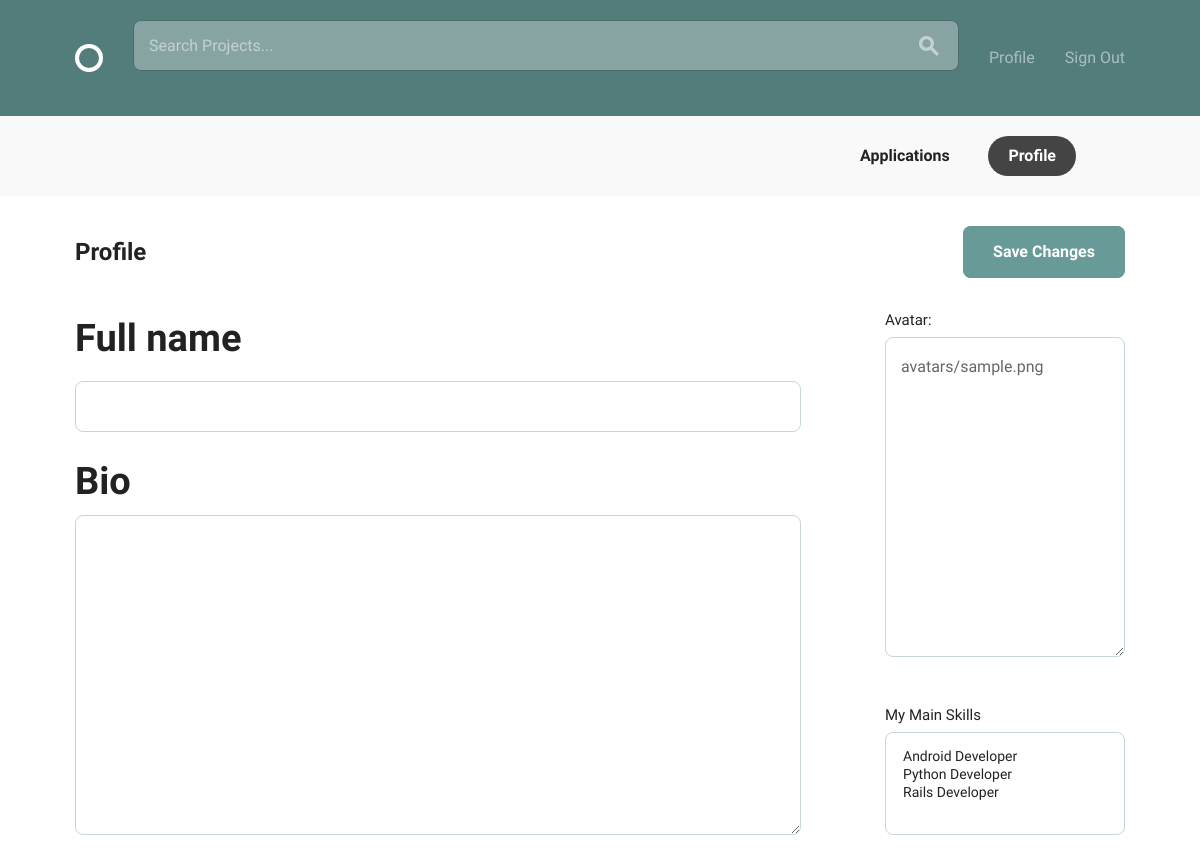
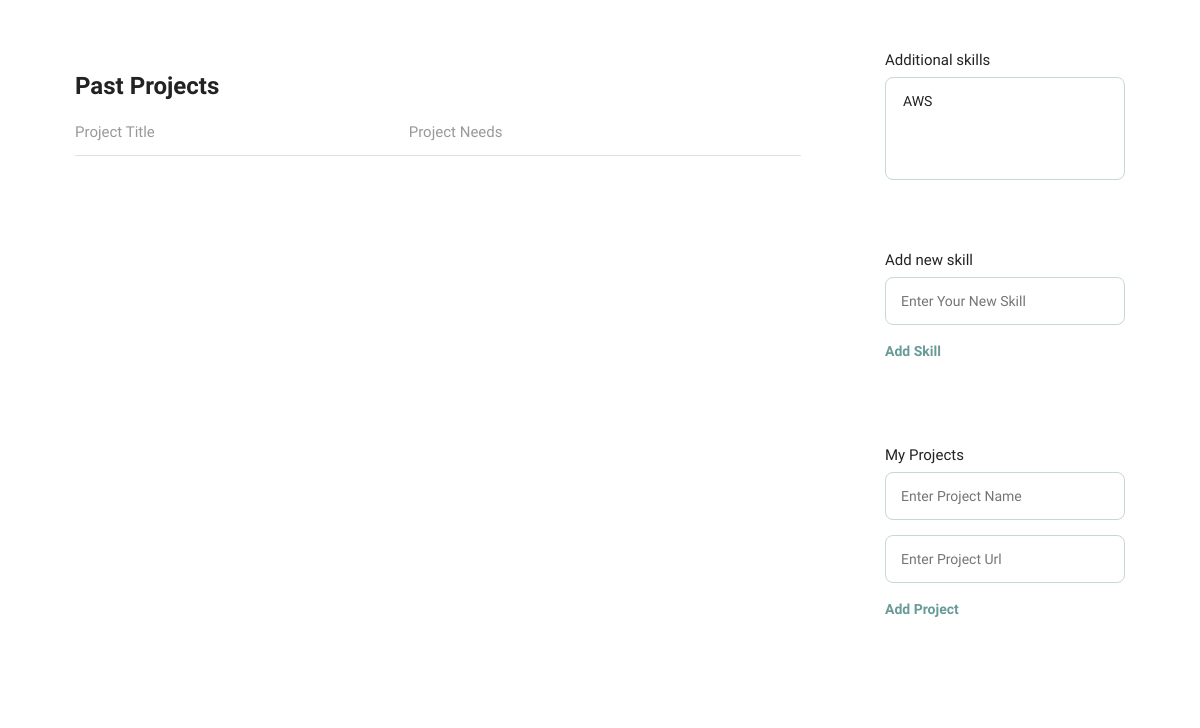
Before: /profiles/profile/edit/2/ (signed in) with the older database file (2 pictures, top to bottom).
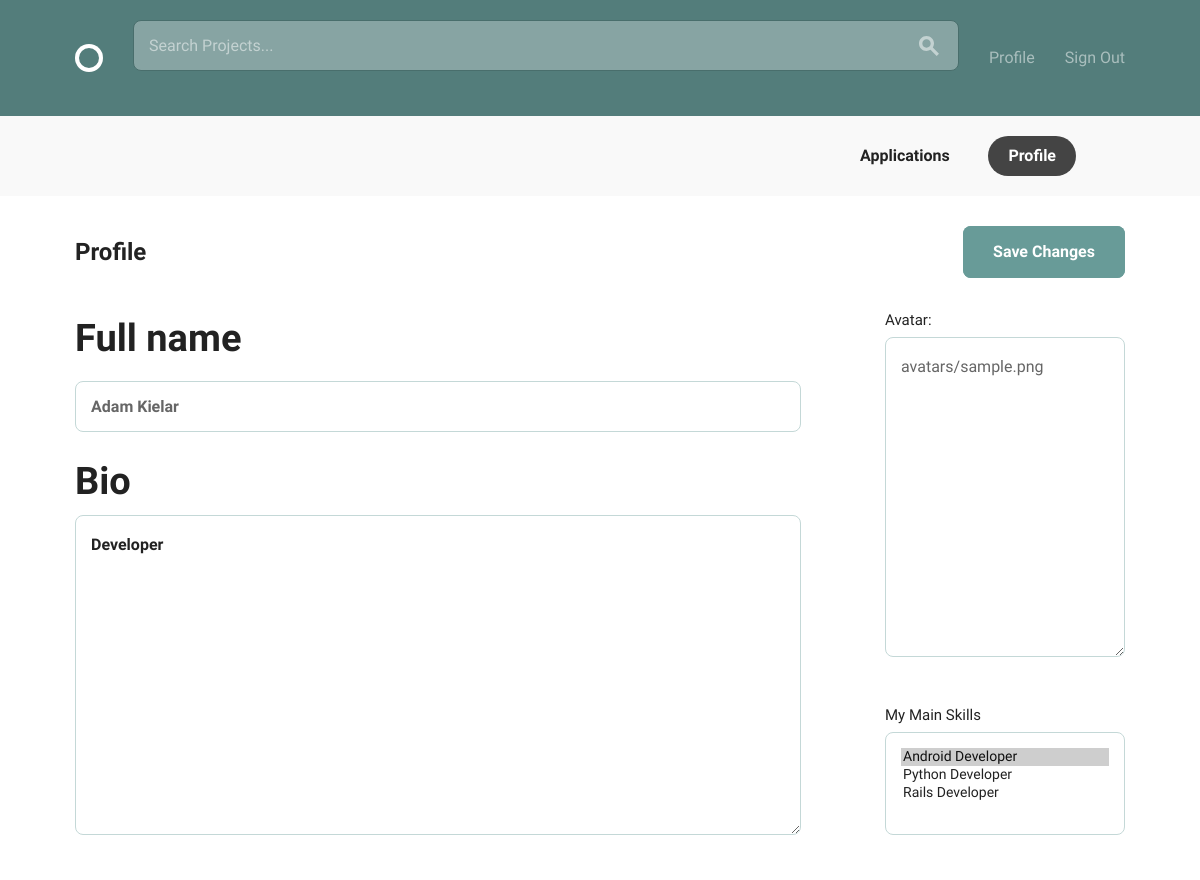
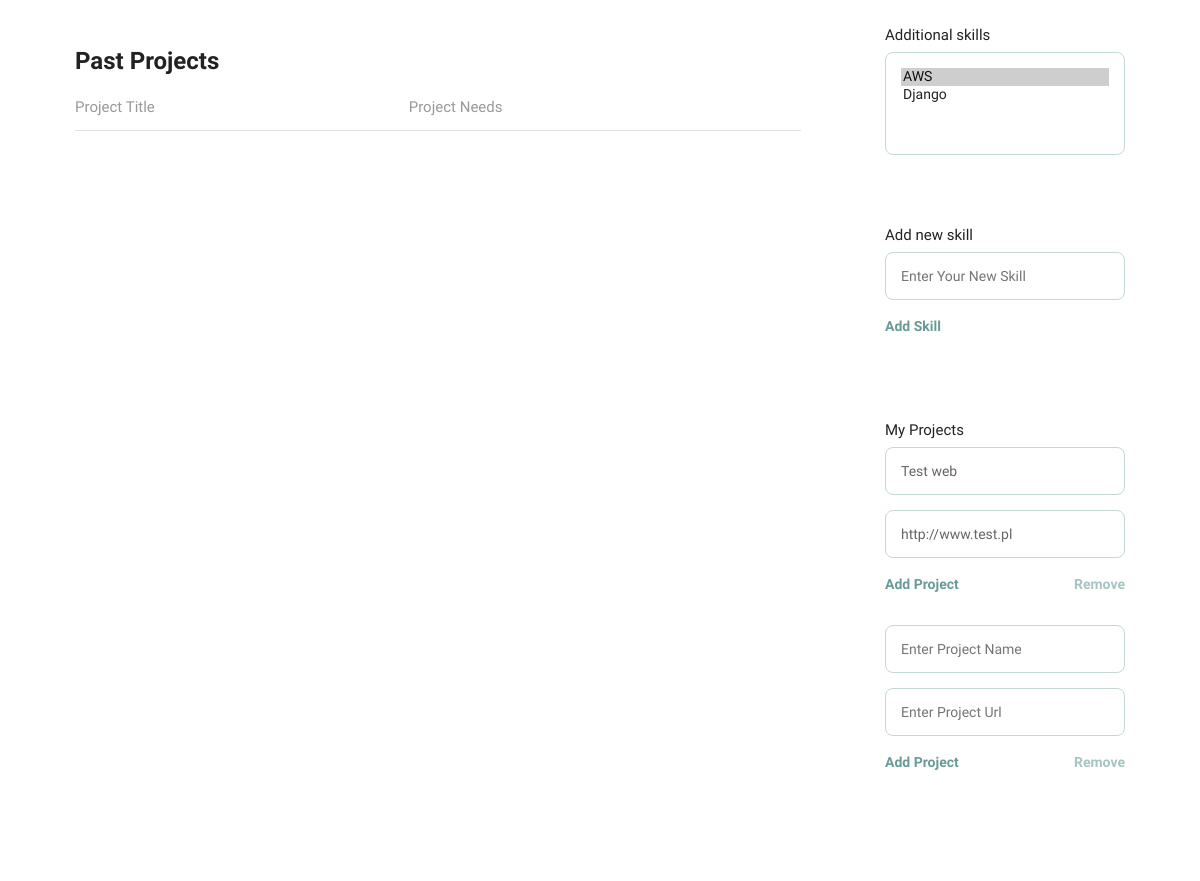
After: the same page with the newer database file (2 pictures, top to bottom).
### accounts/models.py (models this page shows, shortened)
class User(AbstractBaseUser, PermissionsMixin):
    email = models.EmailField(verbose_name='email address', max_length=255, unique=True)
    full_name = models.CharField(max_length=255, blank=False, default='')
    avatar = CropperImageField(dimensions=(240, 240), default='avatars/sample.png', upload_to='avatars/')
    bio = MarkdownxField()
    date_joined = models.DateTimeField(auto_now_add=True)
    main_skills = models.ManyToManyField('MainSkill', related_name='mainskills')
    other_skills = models.ManyToManyField('OtherSkill', related_name='otherskills')
    is_active = models.BooleanField(default=True)
    is_staff = models.BooleanField(default=False)
    objects = UserManager()
    USERNAME_FIELD = 'email'

### accounts/views.py (the view, shortened to what this page needs)
# urls.py: path('profile/edit/<int:pk>/', views.profile_edit, name='profile_edit'),
@login_required
def profile_edit(request, pk):
    applicant = Applicant.objects.filter(user_profile=request.user,
                                         applicant_status__iexact='APPROVED')
    user = get_object_or_404(User, pk=pk)
    profile_form = ProfileForm(instance=request.user)
    avatar_from = AvatarForm(instance=request.user)
    mainskill_form = MainSkillForm(instance=request.user)
    otherskill_list_form = OtherSkillFormList(instance=request.user)
    otherskill_formset = OtherSkillFormSet(prefix='otherskill')
    userproject_formset = UserProjectFormSet(
        queryset=UserProject.objects.filter(user=user), prefix='userproject')
    return render(
        request,
        'accounts/profile_form.html',
        {
            'profile_form': profile_form,
            'avatar_form': avatar_from,
            'mainskill_form': mainskill_form,
            'otherskill_list_form': otherskill_list_form,
            'otherskill_formset': otherskill_formset,
            'userproject_formset': userproject_formset,
            'applicant': applicant,
        },
    )

### accounts/forms.py
class ProfileForm(forms.ModelForm):
    class Meta:
        model = models.User
        fields = ['full_name', 'bio']

class AvatarForm(forms.ModelForm):
    class Meta:
        model = models.User
        fields = ['avatar']
    class Media:
        css = {"all": ("/assets/css/global.css", )}
        js = (
            'admin/js/vendor/jquery/jquery.js',
            'admin/js/jquery.init.js',
        )

### accounts/models.py (called while the page is built)
    def __str__(self):
        return self.name

    def __str__(self):
        return self.name

### accounts/templates/accounts/profile_form.html (shortened to what this page needs)
{% extends 'base.html' %}
{% load static %}
{% block body_content %}
  <div class="circle--actions--bar">
    <nav class="bounds">
      <ul class="circle--pill--list">
        <li><a href="applications.html">Applications</a></li>
        <li><a class="selected" href="{% url 'accounts:profile_detail' pk=user.id %}">Profile</a></li>
      </ul>
    </nav>
  </div>
  <div class="bounds circle--page">
  <form method="post" action="" enctype="multipart/form-data">
    <div class="circle--page--header circle--fluid">
      <div class="circle--fluid--cell circle--fluid--primary">
        <h2>Profile</h2>
      </div>
      <div class="circle--fluid--cell circle--fluid--secondary">
        <input type="submit" class="button button-primary icon-on-left" value="Save Changes">
      </div>
    </div>
    <div class="grid-70">
      <div class="circle--input--h1">
      {{ profile_form.full_name.label}}
      {{ profile_form.full_name }}
      </div>
      <div class="circle--article--body">
        <div class="circle--input--h1">
        {{ profile_form.bio.label }}
        {{ profile_form.bio }}
        </div>
      </div>
      <h2>Past Projects</h2>
      <table class="u-full-width circle--table">
        <thead>
          <tr>
            <th>Project Title</th>
            <th class="circle--cell--right">Project Needs</th>
          </tr>
        </thead>
      </table>
    </div>
    <div class="grid-25 grid-push-5">
      <div class="">
            <div class="">
              {{ avatar_form }}
          </div>
      </div>
      <br>
      <div class="circle--secondary--module">
        <label>My Main Skills</label>
        {{ mainskill_form.main_skills }}
      </div>
      <div class="circle--secondary--module">
      <label>Additional skills</label>
        {{ otherskill_list_form.other_skills }}
      </div>
      <div class="circle--secondary--module">
      <label>Add new skill</label>
      <ul class="circle--clone--list">
      {% for form in otherskill_formset %}
          <li>
            {{ form.name }}
            <a class="circle--clone--add">Add Skill</a>
          </li>
        {% endfor %}
        </ul>
      </div>
      <div class="circle--secondary--module">
        <label>My Projects</label>
        <ul class="circle--clone--list">
        {% for project in userproject_formset %}
          <li>
            {{ project.project_name }}
            {{ project.url }}
            <a class="circle--clone--add">Add Project</a>
            <a class="circle--clone--remove">Remove</a>
          </li>
          {% endfor %}
        </ul>
      </div>
    </div>
  </form>
  </div>
{% endblock body_content %}
{% block js %}
{{ avatar_form.media }}
{% endblock js %}

Changed rows visible on the page:
changed User "avatars/sample.png": full_name (not shown) → "Adam Kielar"; bio (not shown) → "Developer"
Other visible differences:
form field main_skills: "Android Developer / Python Developer / Rails Developer" → "Android Developer ☑ / Python Developer / Rails Developer"
form field other_skills: "AWS" → "AWS ☑ / Django"
form field project_name: (not shown) → "Test web"
form field url: (not shown) → "http://www.test.pl"
new list line: "Remove"
new list line: "  Add Project Remove"
